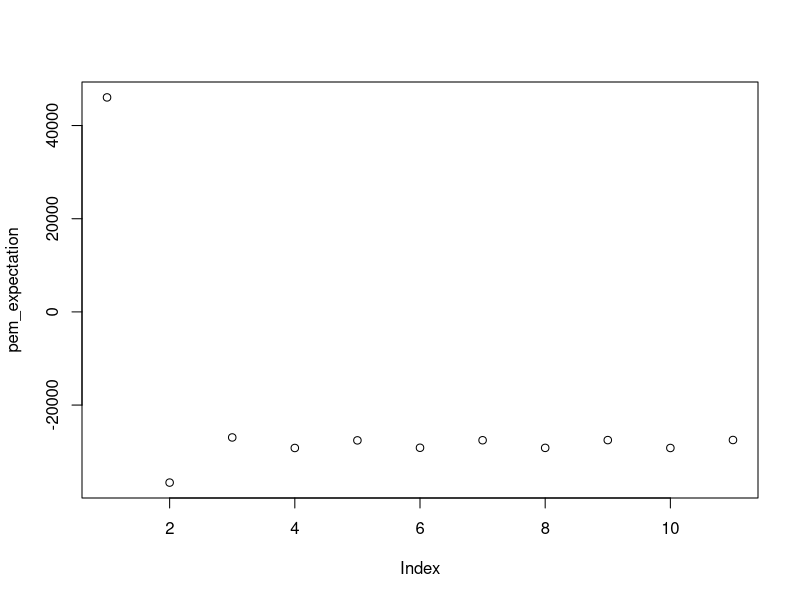

The R source for this figure:
### Functions may be used in the simulation
library(MASS)
set.seed(123)
## To calculate A in article
A <- function(lambda, psi) {
  # Input: lambda: loading matrix of size p*k we have now
  #        psi: the variance matrix of size p*p of common factor we have now
  # Output: A 
  inv_mat <- ginv(lambda %*% t(lambda) + psi)
  result <- t(lambda) %*% inv_mat
  return(result)
}

B <- function(lambda, psi) {
  # Input: lambda: loading matrix of size p*k we have now
  #        psi: the variance matrix of size p*p of common factor we have now
  # Output: B
  k <- ncol(lambda)
  inv_mat <- ginv(lambda %*% t(lambda) + psi)
  result <- diag(rep(1, k)) - t(lambda) %*% inv_mat %*% lambda
  return(result)
}



psi_update <- function(lambda,psi,Y,j){
  # Input: lambda: loading matrix of size p*k we have now
  #        psi: the variance matrix of size p*p of common factor we have now
  #        Y: the response matrix of size n*p
  #        j: the element in (j,j) entry of matrix psi to update
  # Output: Updated psi[j,j]
  
  n <- nrow(Y)
  mat_A <- A(lambda,psi)
  mat_B <- B(lambda, psi)
  lambda_j <- lambda[j,,drop=FALSE]
  
  # Start calculating
  first_term <- (1/n) * sum(Y[,j]*Y[,j])
  second_term <- (2/n) * lambda_j %*% as.matrix(rowSums(tcrossprod(mat_A,Y) 
                                                        %*% Y[,j, drop=FALSE]),ncol=1)
  third_term <- (1/n) * lambda_j %*% (n * mat_B + tcrossprod(mat_A,Y) 
                                      %*% tcrossprod(Y , mat_A)) %*% t(lambda_j)
  return(first_term + second_term + third_term)
}

pem_E <- function(lambda,psi,Y,rho){
  Out <- npem_E(lambda,psi,Y)-1/2*rho*sum(abs(lambda))
  return(Out)
}



npem_E <- function(lambda,psi,Y){
  # Input: lambda: loading matrix of size p*k we have now
  #        psi: the variance matrix of size p*p of common factor we have now
  #        Y: the response matrix of size n*p
  # Output: non-penalized expectation (ignore the constant)
  
  n <- nrow(Y)
  p <- nrow(lambda)
  
  # Precompute A and B
  mat_A <- A(lambda, psi)
  mat_B <- B(lambda, psi)
  
  # first term of expectation
  first_term <- -(n/2) * sum(log(diag(psi)))
  
  # second term of expectation
  second_term <- 0
  for (i in 1:n){
    for (j in 1:p){
      yij <- Y[i,j]
      lambda_j <- t(as.matrix(lambda[j,]))
      Y_i <- t(as.matrix(Y[i,]))
      second_term <- second_term 
      + (yij^2 + 2 * yij * lambda_j %*% mat_A %*% t(Y_i))/psi[j,j]
    }
    
  }
  second_term <- -1/2 * second_term
  
  # third term of expectation
  third_term <- 0
  for (i in 1:n){
    for (j in 1:p){
      Y_i <- t(as.matrix(Y[i,]))
      lambda_j <- t(as.matrix(lambda[j,]))
      third_term <- third_term 
      + (lambda_j %*% (mat_B + mat_A %*% t(Y_i) %*% Y_i %*% t(mat_A)) %*% t(lambda_j))/psi[j,j]
    }
  }
  third_term <- -1/2 * third_term
  
  return(first_term + second_term + third_term)
}

library(MASS)  # Ensure MASS library is loaded

subgradient <- function(lambda,psi,Y,epsilon,j,rho){
  ### to find the subgradient
  n <- nrow(Y)
  mat_A <- A(lambda,psi)
  mat_B <- B(lambda,psi)
  lambda_j <- lambda[j, , drop = FALSE]
  first_term <- as.matrix(rowSums(tcrossprod(mat_A,Y)%*%Y[,j, drop = FALSE]*2/psi[j,j]),ncol=1) 
  
  second_term <- 2 * ( n * mat_B + tcrossprod(mat_A,Y) %*% tcrossprod(Y,mat_A)) %*% t(lambda[j, ,drop= FALSE ]) /psi[j,j]
  third_term <- rho * sign(t(lambda_j)) 
  return(first_term+second_term+third_term)
}

 


subg_method <- function(lambda,psi,Y,epsilon,j,rho){
  ### Input:  lambda: loading matrix
  ###         psi: the variance matrix of size p*p of common factor we have now
  ###         Y: response 
  ###         epsilon: the torlance for the subgradient method regarded as convergent
  ###         j: the j-th row we want to update
  ###         rho: the penalization parameter
  ### Output: the j-th row after updating
  n <- nrow(Y)
  mat_A <- A(lambda,psi)
  mat_B <- B(lambda,psi)
  lambda_j_old <- lambda[j, ,drop= FALSE]
  error <- 10000
  iteration <- 0
  while(error>epsilon && iteration < 30){
    subg <- subgradient(lambda,psi,Y,epsilon,j,rho)
    t <- 1/ ((iteration + 1)*norm(subg,type='2'))# step size
    lambda_j_new <- lambda_j_old - t * t(subg)
    iteration <- iteration + 1
    error <- norm(lambda_j_new-lambda_j_old,type='2')
    lambda_j_old <- lambda_j_new
    iteration <- iteration + 1
  }
  return(lambda_j_old)
}


#####################################################
### Background settings
n <- 5000  # Size of observations
p <- 8     # Dimension of each observation
k <- 4     # Order of FA model (dimension of latent variables)

# Real parameters of the FA model
# Generate the loading matrix
sparsity_level <- 0.3  # The proportion of zero elements in the loading matrix
non_zeros <- round(k * p * (1 - sparsity_level))
poss_values_1 <- c(0.5, 0.6, 0.7, 0.8, 0.9, -0.5, -0.6, -0.7, -0.8, -0.9)
loading_position <- sample(k * p, non_zeros)
real_loading <- matrix(0, nrow = p, ncol = k)
real_loading[loading_position] <- sample(poss_values_1, non_zeros, replace = TRUE)

# Ensure no all-zero rows or columns
while (any(rowSums(real_loading) == 0) || any(colSums(real_loading) == 0)) {
  loading_position <- sample(k * p, non_zeros)
  real_loading <- matrix(0, nrow = p, ncol = k)
  real_loading[loading_position] <- sample(poss_values_1, non_zeros, replace = TRUE)
}

print(real_loading)

# Generate the real variance of the unique factors epsilon
poss_values_2 <- c(0.1, 0.2, 0.3, 0.4)
diagonal_values <- sample(poss_values_2, p, replace = TRUE)
real_psi <- diag(diagonal_values)

print(real_psi)

# Generate the factor matrix F, response matrix Y, and unique factor epsilon
F <- matrix(rnorm(n * k, mean = 0, sd = 1), nrow = n, ncol = k)
epsilon <- mvrnorm(n = n, mu = rep(0, p), Sigma = real_psi)
Y <- F %*% t(real_loading) + epsilon # generating Y directly??
#####################################################

rho <- 2 # penality parameter   #AIC / BIC 
## Set the initial guess
pem_initial_loading <- real_loading   # Take distinct initial values to see what happens
pem_initial_psi <- diag(rep(0.1,p))     # Take distinct initial values to see what happens

## End the iteration if the error between two steps is less than np_tolerance
## and regard as convergent
pem_tolerance <- 0.01 
n_max_iter <- 10
## Set the parameters for iteration
pem_step <- 0 # record the number of iterations
pem_loading_diff <- 1000 # Set a big difference in case smaller than tolerance at very beginning
pem_psi_diff <- 1000
pem_expectation <- numeric(length = n_max_iter) # Record expectations during iteration

# update iteratively
pem_loading_old <- pem_initial_loading
pem_psi_old <- pem_initial_psi

while(pem_loading_diff >= pem_tolerance && pem_psi_diff >= pem_tolerance){
  pem_step <- pem_step + 1
  pem_expectation[pem_step] <- pem_E(pem_loading_old,pem_psi_old,Y,rho)
  ## Update psi elementwisely
  pem_psi_new <- matrix(0, nrow = p, ncol = p)
  for (j in 1:p){
    pem_psi_new[j,j] <- psi_update(pem_loading_old,pem_psi_old,Y,j)
  }
  pem_psi_diff <- norm(pem_psi_new - pem_psi_old, type = 'F') # calculate the difference between psi matrix
  
  ## Update loading matrix using current psi rowwisely
  
  pem_loading_new <- matrix(0, nrow = p, ncol = k)
  for (j in 1:p){
    pem_loading_new[j,] <- subg_method(pem_loading_old,pem_psi_new,Y,pem_tolerance,j,rho)
  }
  pem_loading_diff <- norm(pem_loading_new - pem_loading_old, type = 'F')
  
  ## Update parameters
  pem_psi_old <- pem_psi_new
  pem_loading_old <- pem_loading_new
  
  if (pem_step > n_max_iter){
    cat('Failed to converge!')
    break
  }
  
}
## final result of penalized EM algorithm
pem_loading <- pem_loading_new
pem_psi <- pem_psi_new
plot(pem_expectation)  